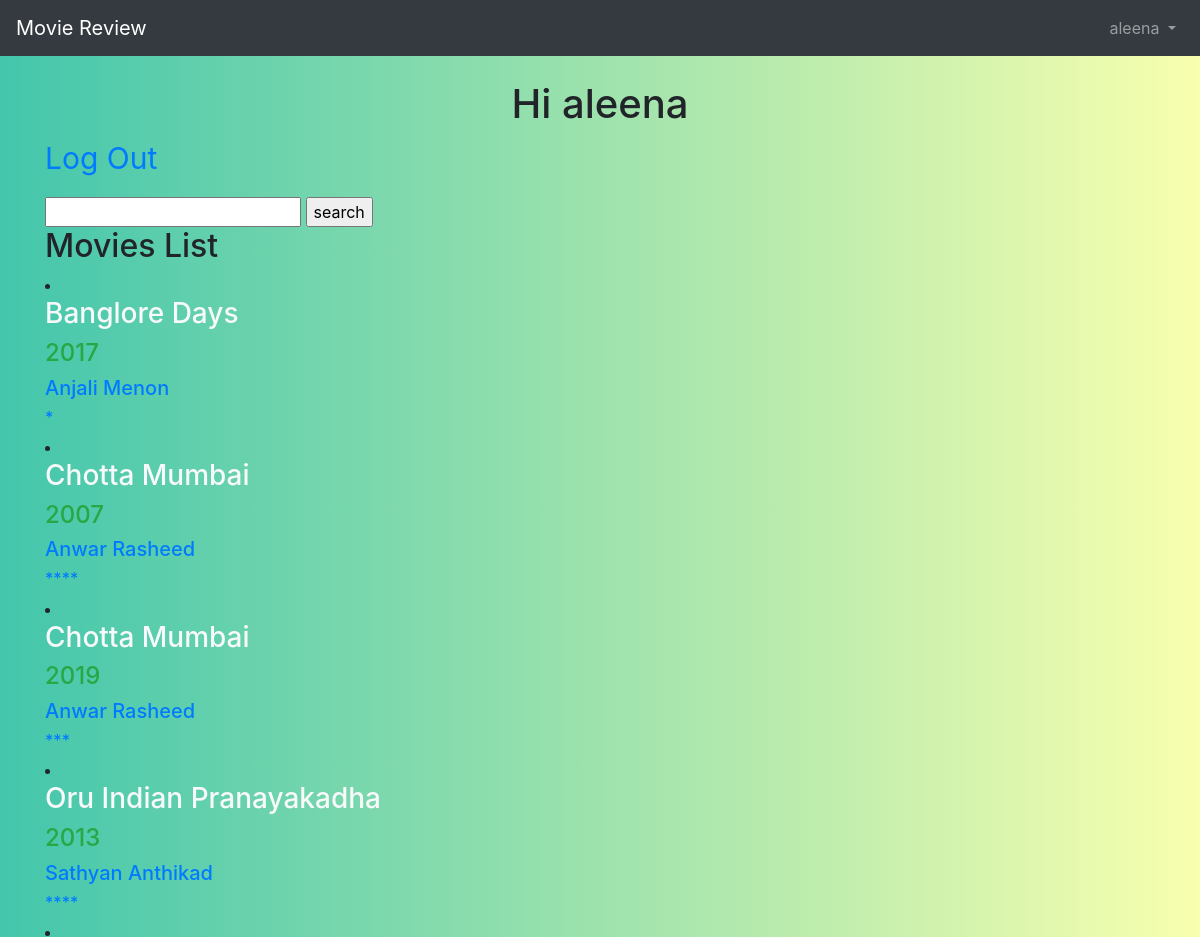
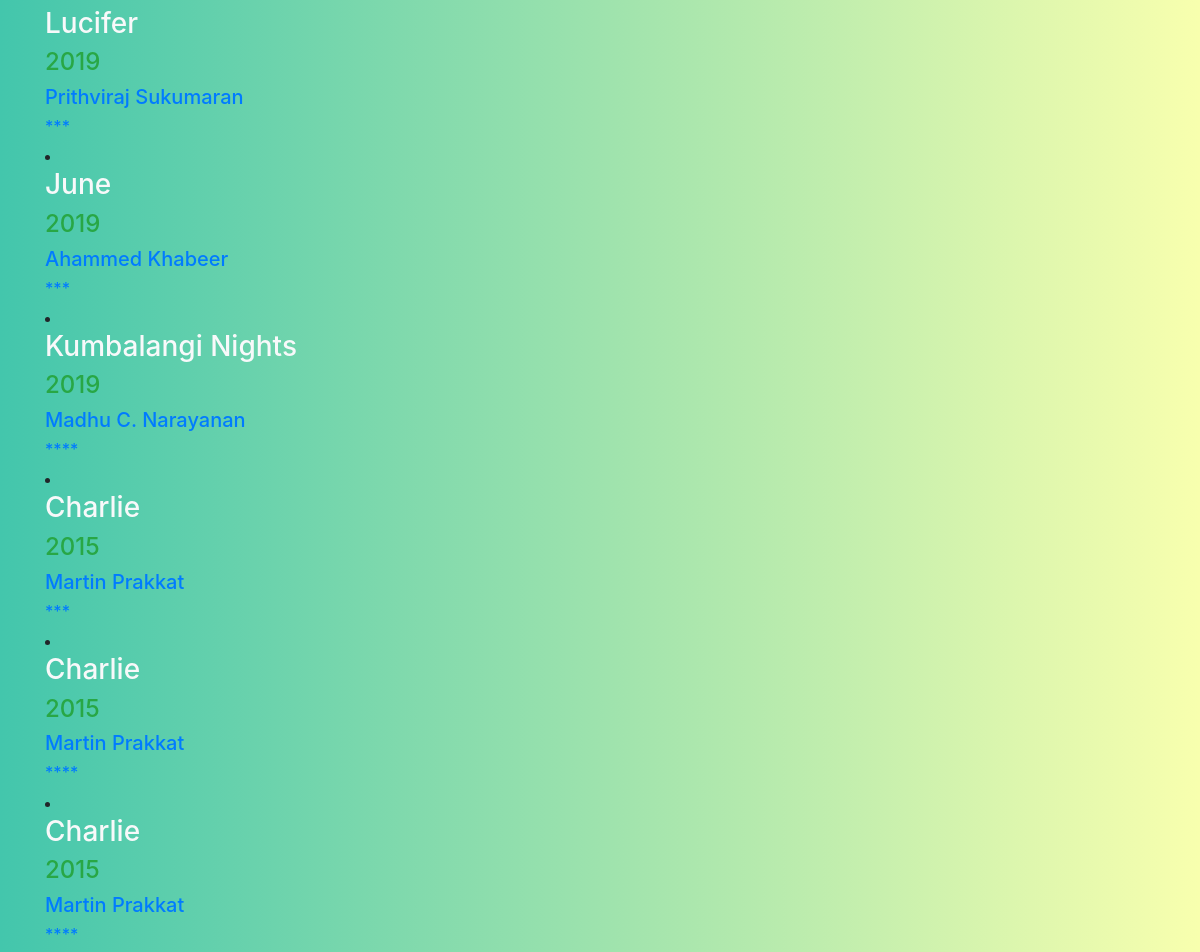
Screenshot of / (signed in) with the database file from the repository (2 pictures, top to bottom).
### users/models.py (models this page shows)
class CustomUser(AbstractUser):
	age = models.PositiveIntegerField(null=True, blank=True)

### ratings/models.py (models this page shows, shortened)
class Ratings(models.Model):
	rating = [('*','1'),
	        ('**','2'),
	        ('***','3'),
	        ('****','4'),
	         ('*****','5')]
	movie_name = models.CharField(max_length=50)
	release_year = models.CharField(max_length=4)
	director = models.CharField(max_length=30)
	review = models.TextField()
	author = models.ForeignKey(
		get_user_model(),
		on_delete=models.CASCADE,)
	rating = models.CharField(max_length=5, choices=rating, default='1')
	poster = models.ImageField(upload_to='poster/', blank =True)

### ratings/views.py (the view)
# urls.py: path('',RatingsListView.as_view(),name = 'home'),
class RatingsListView(ListView):
	model = Ratings
	template_name = 'home.html'

### templates/home.html (shortened to what this page needs)
{% extends 'base.html' %}
 {% load static %}
 	{% block body %}
    {% if user.is_authenticated %}
  <h1 class="text-center"> Hi {{ user.username }}</h1>
    <div class>
  <p><a href="{% url 'logout' %}">Log Out</a></p>
  </div>
 <form action= "{% url 'search' %}"  method="get">
  <input type ="text" name ="q">
<input type ="submit" value ="search">
</form>
 	<h2>Movies List</h2>
 	{% for element in object_list %}
  <a href="{% url 'detail' element.id %}">
  <li class="lisit-inline-item">
 	   <h3 class="text-light">{{ element.movie_name }}</h3>
 	   <h4 class="text-success">{{ element.release_year }}</h4>
 	   <h5>{{ element.director }}</h5>
 	   <h6>{{ element.rating }}</h6>
     {% endfor %}
  {% else %}
  <p>You are not logged in</p>
  <a href="{% url 'login' %}">Log In</a>
  <a href="{% url 'signup' %}">Sign Up</a>
{% endif %}
{% endblock body %}

### templates/base.html (shortened to what this page needs)
{% load static %}
<!DOCTYPE html>
<html lang="en">
  <head>
    <link rel="stylesheet" href="{% static 'css/base.css' %}">
    <link href="https://stackpath.bootstrapcdn.com/bootstrap/4.3.1/css/bootstrap.min.css" rel="stylesheet">
  </head>
  <body>
    <nav class="navbar navbar-expand-md navbar-dark bg-dark mb-4">
      <a class="navbar-brand" href="{% url 'home' %}">Movie Review</a>
      <div class="collapse navbar-collapse" id="navbarCollapse">
        {% if user.is_authenticated %}
          <ul class="navbar-nav ml-auto">
            <li class="nav-item">
              <a class="nav-link dropdown-toggle" href="#" id="userMenu"\\
              data-toggle="dropdown" aria-haspopup="true" aria-expanded\\
              ="false">
                {{ user.username }}
              </a>
            </li>
          </ul>
        {% endif %}
      </div>
    </nav>
    <div class="container">
      {% block body %}
      {% endblock body %}
    </div>
  </body>
</html>

### static/css/base.css (style rules this page uses)
body { background: linear-gradient(to right, #43c6ac, #f8ffae); height: 100%; margin: 0; background-repeat: no-repeat; background-attachment: fixed; }
p { color: white; font-size: 30px; }

### rows the page displays
CustomUser: username "aleena"
Ratings: movie_name "Banglore Days", release_year "2017", director "Anjali Menon", rating "*"
Ratings: movie_name "Chotta Mumbai", release_year "2007", director "Anwar Rasheed", rating "****"
Ratings: movie_name "Chotta Mumbai", release_year "2019", director "Anwar Rasheed", rating "***"
Ratings: movie_name "Oru Indian Pranayakadha", release_year "2013", director "Sathyan Anthikad", rating "****"
Ratings: movie_name "Lucifer", release_year "2019", director "Prithviraj Sukumaran", rating "***"
Ratings: movie_name "June", release_year "2019", director "Ahammed Khabeer", rating "***"
Ratings: movie_name "Kumbalangi Nights", release_year "2019", director "Madhu C. Narayanan", rating "****"
Ratings: movie_name "Charlie", release_year "2015", director "Martin Prakkat", rating "***"
Ratings: movie_name "Charlie", release_year "2015", director "Martin Prakkat", rating "****"
Ratings: movie_name "Charlie", release_year "2015", director "Martin Prakkat", rating "****"
